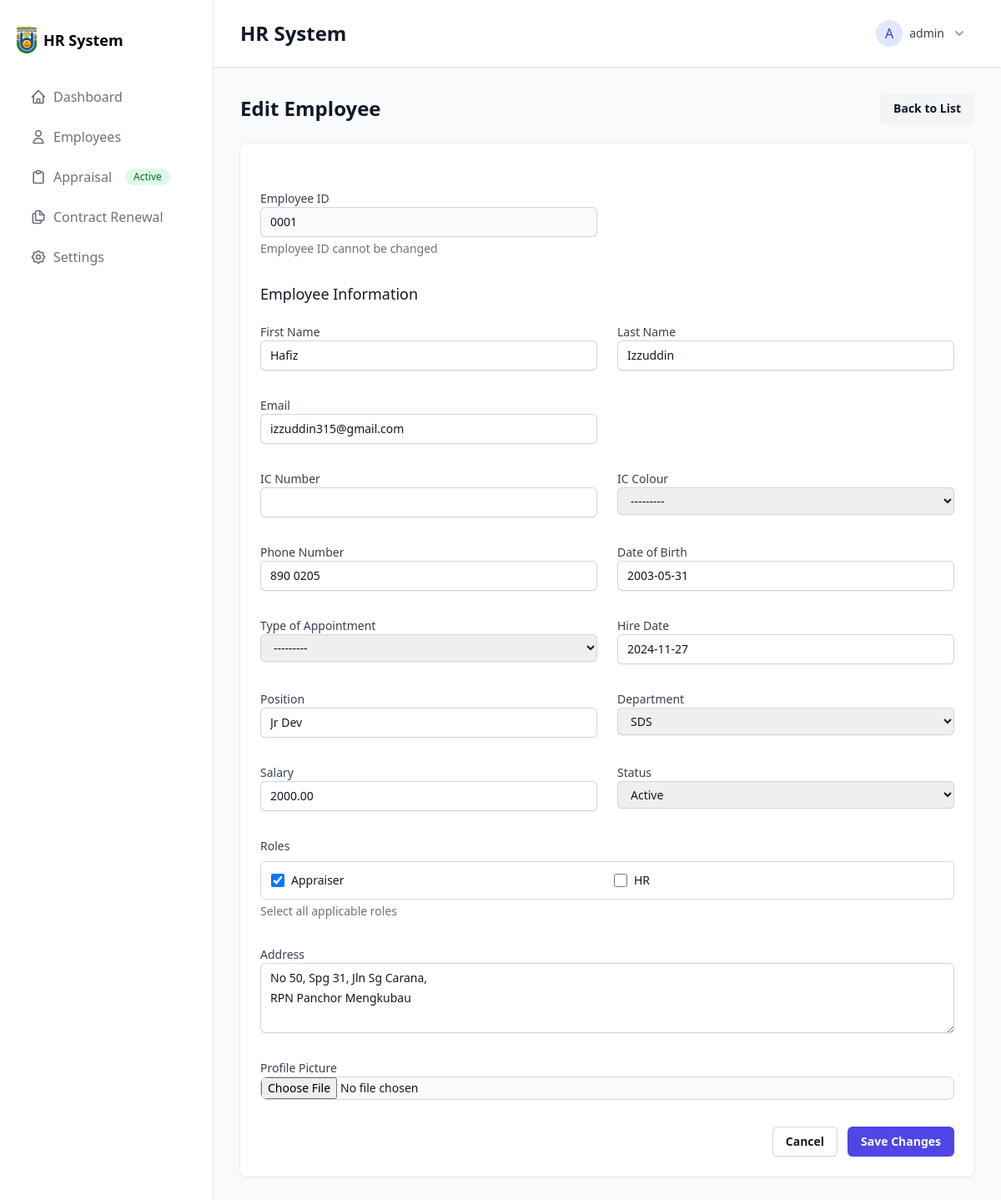
Screenshot of /employees/1/edit/ (signed in) with the database file from the repository.
### employees/models.py (models this page shows, shortened)
class Employee(models.Model):
    GENDER_CHOICES = [
        ('M', 'Male'),
        ('F', 'Female'),
        ('O', 'Other'),
        ('N', 'Prefer not to say'),
    ]
    IC_COLOUR_CHOICES = [
        ('Y', 'Yellow'),
        ('P', 'Purple'),
        ('G', 'Green'),
        ('R', 'Red'),
    ]
    APPOINTMENT_TYPE_CHOICES = [
        ('Permanent', 'Permanent'),
        ('Contract', 'Contract'),
        ('Month-to-Month', 'Month-to-Month'),
        ('Daily Rated', 'Daily Rated'),
    ]
    gender = models.CharField(
        max_length=1,
        choices=GENDER_CHOICES,
        blank=True,
        null=True
    )
    employee_id = models.CharField(max_length=10, unique=True)
    user = models.OneToOneField(User, on_delete=models.CASCADE)
    first_name = models.CharField(max_length=100)
    last_name = models.CharField(max_length=100)
    email = models.EmailField(unique=True)
    phone_number = models.CharField(max_length=15)
    date_of_birth = models.DateField()
    hire_date = models.DateField()
    position = models.CharField(max_length=100)
    department = models.ForeignKey(Department, on_delete=models.SET_NULL, null=True)
    salary = models.DecimalField(max_digits=10, decimal_places=2)
    employee_status = models.CharField(max_length=50, choices=[('active', 'Active'), ('on_leave', 'On Leave'), ('inactive', 'Inactive')], default='active')
    roles = models.ManyToManyField('auth.Group', blank=True)
    address = models.TextField()
    profile_picture = models.ImageField(upload_to='employee_pics/', blank=True, null=True)
    ic_no = models.CharField(max_length=20, unique=True, verbose_name="IC Number", null=True, blank=True)
    ic_colour = models.CharField(max_length=1, choices=IC_COLOUR_CHOICES, verbose_name="IC Colour", null=True, blank=True)
    type_of_appointment = models.CharField(max_length=50, choices=APPOINTMENT_TYPE_CHOICES, verbose_name="Type of Appointment", null=True, blank=True)

### employees/views.py (the view)
# urls.py: path('<int:pk>/edit/', EmployeeUpdateView.as_view(), name='employee_edit'),
class EmployeeUpdateView(LoginRequiredMixin, PermissionRequiredMixin, SuccessMessageMixin, UpdateView):
    model = Employee
    form_class = EmployeeForm
    template_name = 'employees/employee_edit.html'
    success_url = reverse_lazy('employees:employee_list')
    permission_required = 'employees.change_employee'
    success_message = "Employee updated successfully"
    def get_form(self, form_class=None):
        form = super().get_form(form_class)
        if form.fields.get('password'):
            del form.fields['password']
        if form.fields.get('confirm_password'):
            del form.fields['confirm_password']
        if form.fields.get('username'):
            del form.fields['username']
        return form
    def get_context_data(self, **kwargs):
        context = super().get_context_data(**kwargs)
        if self.object:
            context['current_roles'] = self.object.roles.all()
        return context

### appraisals/context_processors.py (called while the page is built)
def hr_context(request):
    return {
        'is_hr': request.user.groups.filter(name='HR').exists() if request.user.is_authenticated else False
    }

### appraisals/templatetags/appraisal_tags.py (called while the page is built)
@register.simple_tag
def is_appraisal_period():
    today = timezone.now().date()
    return AppraisalPeriod.objects.filter(
        is_active=True,
        start_date__lte=today,
        end_date__gte=today
    ).exists()

### employees/models.py (called while the page is built)
    def __str__(self):
        return self.name

### employees/templates/employees/employee_edit.html (shortened to what this page needs)
{% extends "base.html" %}
{% load widget_tweaks %}
{% block content %}
<div class="space-y-6">
    <div class="flex items-center justify-between">
        <h1 class="text-2xl font-bold text-gray-900">Edit Employee</h1>
        <a href="{% url 'employees:employee_list' %}"
           class="rounded-md bg-gray-100 px-4 py-2 text-sm font-semibold text-gray-900 shadow-sm hover:bg-gray-200">
            Back to List
        </a>
    </div>
    <div class="bg-white shadow-sm ring-1 ring-gray-900/5 sm:rounded-lg">
        <form method="post" enctype="multipart/form-data" class="space-y-8 p-6">
            <div class="space-y-6">
                <div class="grid grid-cols-1 gap-x-6 gap-y-8 sm:grid-cols-2">
                    <div>
                        <label for="id_employee_id" class="block text-sm font-medium text-gray-700">Employee ID</label>
                        {% render_field form.employee_id class="block w-full rounded-md border-0 py-1.5 px-3 text-gray-900 bg-gray-50 shadow-sm ring-1 ring-inset ring-gray-300 focus:ring-2 focus:ring-inset focus:ring-indigo-600 sm:text-sm sm:leading-6" readonly="readonly" %}
                        <p class="mt-1 text-sm text-gray-500">Employee ID cannot be changed</p>
                    </div>
                </div>
            </div>
            <div class="space-y-6">
                <h3 class="text-lg font-medium leading-6 text-gray-900">Employee Information</h3>
                <div class="grid grid-cols-1 gap-x-6 gap-y-8 sm:grid-cols-2">
                    <div>
                        <label for="id_first_name" class="block text-sm font-medium text-gray-700">First Name</label>
                        {% render_field form.first_name class="block w-full rounded-md border-0 py-1.5 px-3 text-gray-900 shadow-sm ring-1 ring-inset ring-gray-300 placeholder:text-gray-400 focus:ring-2 focus:ring-inset focus:ring-indigo-600 sm:text-sm sm:leading-6" %}
                    </div>
                    <div>
                        <label for="id_last_name" class="block text-sm font-medium text-gray-700">Last Name</label>
                        {% render_field form.last_name class="block w-full rounded-md border-0 py-1.5 px-3 text-gray-900 shadow-sm ring-1 ring-inset ring-gray-300 placeholder:text-gray-400 focus:ring-2 focus:ring-inset focus:ring-indigo-600 sm:text-sm sm:leading-6" %}
                    </div>
                    <div>
                        <label for="id_email" class="block text-sm font-medium text-gray-700">Email</label>
                        {% render_field form.email class="block w-full rounded-md border-0 py-1.5 px-3 text-gray-900 shadow-sm ring-1 ring-inset ring-gray-300 placeholder:text-gray-400 focus:ring-2 focus:ring-inset focus:ring-indigo-600 sm:text-sm sm:leading-6" %}
                    </div>
                    <div class="sm:col-span-2 grid grid-cols-1 sm:grid-cols-2 gap-x-6">
                        <div>
                            <label for="id_ic_no" class="block text-sm font-medium text-gray-700">IC Number</label>
                            {% render_field form.ic_no class="block w-full rounded-md border-0 py-1.5 px-3 text-gray-900 shadow-sm ring-1 ring-inset ring-gray-300 placeholder:text-gray-400 focus:ring-2 focus:ring-inset focus:ring-indigo-600 sm:text-sm sm:leading-6" %}
                        </div>
                        <div>
                            <label for="id_ic_colour" class="block text-sm font-medium text-gray-700">IC Colour</label>
                            {% render_field form.ic_colour class="block w-full rounded-md border-0 py-1.5 px-3 text-gray-900 shadow-sm ring-1 ring-inset ring-gray-300 placeholder:text-gray-400 focus:ring-2 focus:ring-inset focus:ring-indigo-600 sm:text-sm sm:leading-6" %}
                        </div>
                    </div>
                    <div>
                        <label for="id_phone_number" class="block text-sm font-medium text-gray-700">Phone Number</label>
                        {% render_field form.phone_number class="block w-full rounded-md border-0 py-1.5 px-3 text-gray-900 shadow-sm ring-1 ring-inset ring-gray-300 placeholder:text-gray-400 focus:ring-2 focus:ring-inset focus:ring-indigo-600 sm:text-sm sm:leading-6" %}
                    </div>
                    <div>
                        <label for="id_date_of_birth" class="block text-sm font-medium text-gray-700">Date of Birth</label>
                        {% render_field form.date_of_birth class="block w-full rounded-md border-0 py-1.5 px-3 text-gray-900 shadow-sm ring-1 ring-inset ring-gray-300 placeholder:text-gray-400 focus:ring-2 focus:ring-inset focus:ring-indigo-600 sm:text-sm sm:leading-6" %}
                    </div>
                    <div>
                        <label for="id_type_of_appointment" class="block text-sm font-medium text-gray-700">Type of Appointment</label>
                        {% render_field form.type_of_appointment class="block w-full rounded-md border-0 py-1.5 px-3 text-gray-900 shadow-sm ring-1 ring-inset ring-gray-300 placeholder:text-gray-400 focus:ring-2 focus:ring-inset focus:ring-indigo-600 sm:text-sm sm:leading-6" %}
                    </div>
                    <div>
                        <label for="id_hire_date" class="block text-sm font-medium text-gray-700">Hire Date</label>
                        {% render_field form.hire_date class="block w-full rounded-md border-0 py-1.5 px-3 text-gray-900 shadow-sm ring-1 ring-inset ring-gray-300 placeholder:text-gray-400 focus:ring-2 focus:ring-inset focus:ring-indigo-600 sm:text-sm sm:leading-6" %}
                    </div>
                    <div>
                        <label for="id_position" class="block text-sm font-medium text-gray-700">Position</label>
                        {% render_field form.position class="block w-full rounded-md border-0 py-1.5 px-3 text-gray-900 shadow-sm ring-1 ring-inset ring-gray-300 placeholder:text-gray-400 focus:ring-2 focus:ring-inset focus:ring-indigo-600 sm:text-sm sm:leading-6" %}
                    </div>
                    <div>
                        <label for="id_department" class="block text-sm font-medium text-gray-700">Department</label>
                        {% render_field form.department class="block w-full rounded-md border-0 py-1.5 px-3 text-gray-900 shadow-sm ring-1 ring-inset ring-gray-300 placeholder:text-gray-400 focus:ring-2 focus:ring-inset focus:ring-indigo-600 sm:text-sm sm:leading-6" %}
                    </div>
                    <div>
                        <label for="id_salary" class="block text-sm font-medium text-gray-700">Salary</label>
                        {% render_field form.salary class="block w-full rounded-md border-0 py-1.5 px-3 text-gray-900 shadow-sm ring-1 ring-inset ring-gray-300 placeholder:text-gray-400 focus:ring-2 focus:ring-inset focus:ring-indigo-600 sm:text-sm sm:leading-6" %}
                    </div>
                    <div>
                        <label for="id_employee_status" class="block text-sm font-medium text-gray-700">Status</label>
                        {% render_field form.employee_status class="block w-full rounded-md border-0 py-1.5 px-3 text-gray-900 shadow-sm ring-1 ring-inset ring-gray-300 placeholder:text-gray-400 focus:ring-2 focus:ring-inset focus:ring-indigo-600 sm:text-sm sm:leading-6" %}
                    </div>
                    <div class="sm:col-span-2">
                        <label class="block text-sm font-medium text-gray-700 mb-2">
                            Roles
                        </label>
                        <div class="max-h-48 overflow-y-auto p-3 bg-white rounded-md border border-gray-300">
                            <div class="grid grid-cols-2 gap-4">
                                {% for choice in form.roles.field.queryset %}
                                <div class="flex items-center">
                                    <input type="checkbox"
                                        name="roles"
                                        value="{{ choice.id }}"
                                        id="role_{{ choice.id }}"
                                        {% if choice in form.instance.roles.all %}checked{% endif %}
                                        class="h-4 w-4 rounded border-gray-300 text-indigo-600 focus:ring-indigo-600">
                                    <label for="role_{{ choice.id }}" class="ml-2 text-sm text-gray-900 truncate">
                                        {{ choice.name }}
                                    </label>
                                </div>
                                {% endfor %}
                            </div>
                        </div>
                        <p class="mt-1 text-sm text-gray-500">Select all applicable roles</p>
                    </div>
                    <div class="sm:col-span-2">
                        <label for="id_address" class="block text-sm font-medium text-gray-700">Address</label>
                        {% render_field form.address class="block w-full rounded-md border-0 py-1.5 px-3 text-gray-900 shadow-sm ring-1 ring-inset ring-gray-300 placeholder:text-gray-400 focus:ring-2 focus:ring-inset focus:ring-indigo-600 sm:text-sm sm:leading-6" rows="3" %}
                    </div>
                    <div class="sm:col-span-2">
                        <label for="id_profile_picture" class="block text-sm font-medium text-gray-700">Profile Picture</label>
                        {% render_field form.profile_picture class="block w-full text-sm text-gray-900 border border-gray-300 rounded-lg cursor-pointer bg-gray-50 focus:outline-none" %}
                    </div>
                </div>
            </div>
            <div class="flex justify-end gap-x-3">
                <a href="{% url 'employees:employee_list' %}"
                   class="rounded-md bg-white px-4 py-2 text-sm font-semibold text-gray-900 shadow-sm ring-1 ring-inset ring-gray-300 hover:bg-gray-50">
                    Cancel
                </a>
                <button type="submit"
                    class="rounded-md bg-indigo-600 px-4 py-2 text-sm font-semibold text-white shadow-sm hover:bg-indigo-500 focus-visible:outline focus-visible:outline-2 focus-visible:outline-offset-2 focus-visible:outline-indigo-600">
                    Save Changes
                </button>
            </div>
        </form>
    </div>
</div>
{% endblock %}

### templates/base.html (shortened to what this page needs)
<!DOCTYPE html>
<html lang="en">
<head>
    <script src="https://cdn.tailwindcss.com"></script>
</head>
<body class="bg-gray-50">
    <div class="flex min-h-screen">
        {% include 'sidebar.html' %}
        <div class="flex-1 flex flex-col">
            <header class="bg-white shadow">
                <div class="flex justify-between items-center px-8 py-4">
                    <h1 class="text-2xl font-semibold text-gray-900">
                        {% block header %} HR System {% endblock %}
                    </h1>
                    {% if user.is_authenticated %}
                    <div class="relative" x-data="{ open: false }">
                        <button type="button"
                                @click="open = !open"
                                class="flex items-center gap-2 bg-white p-2 rounded-md hover:bg-gray-50"
                                id="user-menu-button">
                            <div class="h-8 w-8 rounded-full bg-indigo-100 flex items-center justify-center">
                                <span class="text-indigo-700 font-medium">{{ user.username|first|upper }}</span>
                            </div>
                            <span class="text-sm text-gray-700">{{ user.username }}</span>
                            <svg class="h-5 w-5 text-gray-400" viewBox="0 0 20 20" fill="currentColor">
                                <path fill-rule="evenodd" d="M5.293 7.293a1 1 0 011.414 0L10 10.586l3.293-3.293a1 1 0 111.414 1.414l-4 4a1 1 0 01-1.414 0l-4-4a1 1 0 010-1.414z" clip-rule="evenodd" />
                            </svg>
                        </button>
                    </div>
                    {% endif %}
                </div>
            </header>
            <main class="flex-1 p-8">
                {% block content %}{% endblock %}
            </main>
        </div>
    </div>
</body>
</html>

### rows the page displays
Employee: employee_id "0001", first_name "Hafiz", last_name "Izzuddin", email "izzuddin315@gmail.com", ic_colour "---------", phone_number "890 0205", date_of_birth "2003-05-31", type_of_appointment "---------", hire_date "2024-11-27", position "Jr Dev", department "SDS", salary "2000.00", employee_status "Active", address "No 50, Spg 31, Jln Sg Carana, RPN Panchor Mengkubau"

### other values shown
{{ user.username|first|upper }} "A"
{{ user.username }} "admin"
{{ choice.name }} "Appraiser"
{{ choice.name }} "HR"
